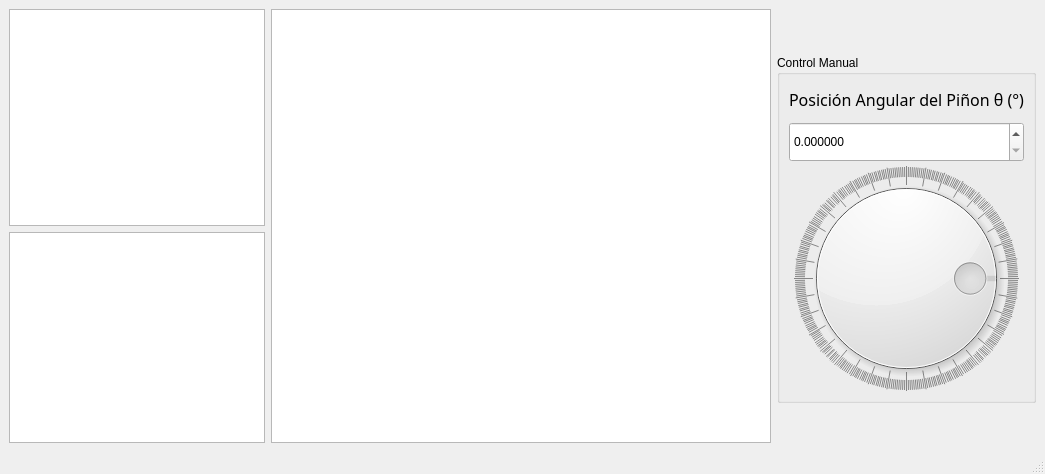
<?xml version="1.0" encoding="UTF-8"?>
<ui version="4.0">
 <class>Graficas_Window</class>
 <widget class="QMainWindow" name="Graficas_Window">
  <property name="geometry">
   <rect>
    <x>0</x>
    <y>0</y>
    <width>1034</width>
    <height>0</height>
   </rect>
  </property>
  <property name="windowTitle">
   <string>Titulo_Provisional</string>
  </property>
  <widget class="QWidget" name="centralwidget">
   <layout class="QGridLayout" name="gridLayout">
    <item row="0" column="2">
     <spacer name="verticalSpacer">
      <property name="orientation">
       <enum>Qt::Orientation::Vertical</enum>
      </property>
      <property name="sizeHint" stdset="0">
       <size>
        <width>20</width>
        <height>40</height>
       </size>
      </property>
     </spacer>
    </item>
    <item row="1" column="2" rowspan="2">
     <widget class="QGroupBox" name="groupBox_5">
      <property name="sizePolicy">
       <sizepolicy hsizetype="Maximum" vsizetype="Preferred">
        <horstretch>0</horstretch>
        <verstretch>0</verstretch>
       </sizepolicy>
      </property>
      <property name="minimumSize">
       <size>
        <width>0</width>
        <height>0</height>
       </size>
      </property>
      <property name="maximumSize">
       <size>
        <width>290</width>
        <height>16777215</height>
       </size>
      </property>
      <property name="title">
       <string>Control Manual</string>
      </property>
      <layout class="QGridLayout" name="gridLayout_9">
       <item row="0" column="1" colspan="2">
        <widget class="QLabel" name="label_5">
         <property name="enabled">
          <bool>true</bool>
         </property>
         <property name="sizePolicy">
          <sizepolicy hsizetype="Preferred" vsizetype="Maximum">
           <horstretch>0</horstretch>
           <verstretch>0</verstretch>
          </sizepolicy>
         </property>
         <property name="minimumSize">
          <size>
           <width>0</width>
           <height>30</height>
          </size>
         </property>
         <property name="font">
          <font>
           <family>Bahnschrift</family>
           <pointsize>12</pointsize>
          </font>
         </property>
         <property name="text">
          <string>Posición Angular del Piñon θ (°)</string>
         </property>
         <property name="alignment">
          <set>Qt::AlignmentFlag::AlignCenter</set>
         </property>
        </widget>
       </item>
       <item row="1" column="1" colspan="2">
        <widget class="QDoubleSpinBox" name="doubleSpinBox_posicion_theta">
         <property name="enabled">
          <bool>true</bool>
         </property>
         <property name="sizePolicy">
          <sizepolicy hsizetype="Preferred" vsizetype="MinimumExpanding">
           <horstretch>0</horstretch>
           <verstretch>0</verstretch>
          </sizepolicy>
         </property>
         <property name="minimumSize">
          <size>
           <width>0</width>
           <height>40</height>
          </size>
         </property>
         <property name="maximumSize">
          <size>
           <width>16777215</width>
           <height>35</height>
          </size>
         </property>
         <property name="decimals">
          <number>6</number>
         </property>
         <property name="maximum">
          <double>360.000000000000000</double>
         </property>
         <property name="singleStep">
          <double>0.500000000000000</double>
         </property>
        </widget>
       </item>
       <item row="4" column="1" colspan="2">
        <widget class="QDial" name="dial_posicion_theta">
         <property name="enabled">
          <bool>true</bool>
         </property>
         <property name="sizePolicy">
          <sizepolicy hsizetype="Preferred" vsizetype="Maximum">
           <horstretch>0</horstretch>
           <verstretch>0</verstretch>
          </sizepolicy>
         </property>
         <property name="minimumSize">
          <size>
           <width>225</width>
           <height>225</height>
          </size>
         </property>
         <property name="minimum">
          <number>90</number>
         </property>
         <property name="maximum">
          <number>450</number>
         </property>
         <property name="value">
          <number>90</number>
         </property>
         <property name="tracking">
          <bool>true</bool>
         </property>
         <property name="orientation">
          <enum>Qt::Orientation::Horizontal</enum>
         </property>
         <property name="invertedAppearance">
          <bool>true</bool>
         </property>
         <property name="invertedControls">
          <bool>false</bool>
         </property>
         <property name="wrapping">
          <bool>true</bool>
         </property>
         <property name="notchTarget">
          <double>1.000000000000000</double>
         </property>
         <property name="notchesVisible">
          <bool>true</bool>
         </property>
        </widget>
       </item>
      </layout>
     </widget>
    </item>
    <item row="3" column="2">
     <spacer name="verticalSpacer_2">
      <property name="orientation">
       <enum>Qt::Orientation::Vertical</enum>
      </property>
      <property name="sizeHint" stdset="0">
       <size>
        <width>20</width>
        <height>40</height>
       </size>
      </property>
     </spacer>
    </item>
    <item row="0" column="1" rowspan="4">
     <widget class="QGraphicsView" name="graphicsView">
      <property name="minimumSize">
       <size>
        <width>500</width>
        <height>0</height>
       </size>
      </property>
     </widget>
    </item>
    <item row="0" column="0" rowspan="2">
     <widget class="QTableWidget" name="table_coordinates">
      <property name="minimumSize">
       <size>
        <width>250</width>
        <height>0</height>
       </size>
      </property>
      <property name="maximumSize">
       <size>
        <width>400</width>
        <height>16777215</height>
       </size>
      </property>
     </widget>
    </item>
    <item row="2" column="0" rowspan="2">
     <widget class="QTableWidget" name="table_Rodillos">
      <property name="minimumSize">
       <size>
        <width>250</width>
        <height>0</height>
       </size>
      </property>
      <property name="maximumSize">
       <size>
        <width>400</width>
        <height>16777215</height>
       </size>
      </property>
     </widget>
    </item>
   </layout>
  </widget>
  <widget class="QStatusBar" name="statusbar"/>
  <widget class="QMenuBar" name="menuBar">
   <property name="geometry">
    <rect>
     <x>0</x>
     <y>0</y>
     <width>1034</width>
     <height>33</height>
    </rect>
   </property>
  </widget>
 </widget>
 <resources/>
 <connections/>
</ui>
